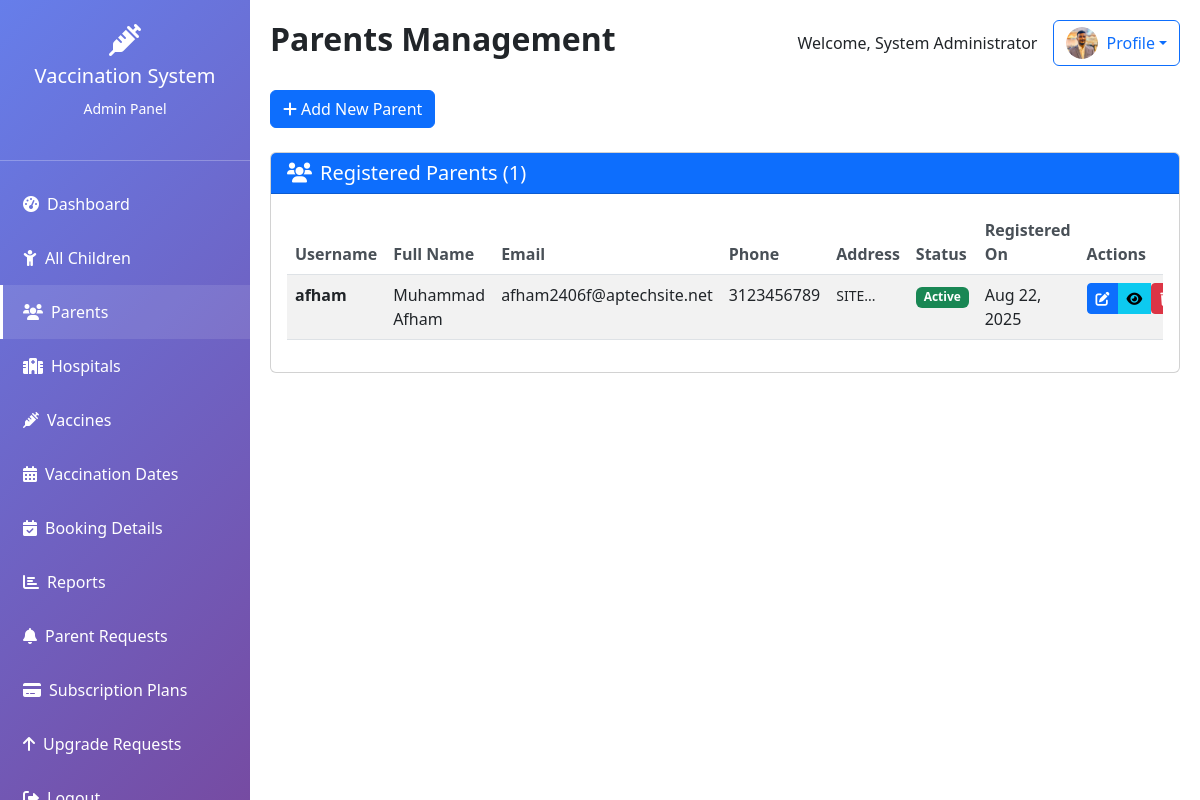
/admin/parents.php (signed in), run on the app's committed database.
### tables this page shows
CREATE TABLE `users` (
  `id` int(11) NOT NULL AUTO_INCREMENT,
  `username` varchar(50) NOT NULL,
  `password` varchar(255) NOT NULL,
  `email` varchar(100) NOT NULL,
  `user_type` enum('admin','parent','hospital') NOT NULL,
  `full_name` varchar(100) NOT NULL,
  `phone` varchar(15) DEFAULT NULL,
  `address` text DEFAULT NULL,
  `profile_picture` varchar(255) DEFAULT NULL,
  `created_at` timestamp NOT NULL DEFAULT current_timestamp(),
  `status` enum('active','inactive') DEFAULT 'active',
  PRIMARY KEY (`id`),
  UNIQUE KEY `username` (`username`),
  UNIQUE KEY `email` (`email`)
);

### admin/parents.php (the view, shortened to what this page needs)
<?php
$database = new Database();
$db = $database->getConnection();
$query = "SELECT * FROM users WHERE user_type = 'parent' ORDER BY created_at DESC";
$stmt = $db->prepare($query);
$stmt->execute();
$parents = $stmt->fetchAll(PDO::FETCH_ASSOC);
$page_heading = "Parents Management";
?>
<div class="d-flex justify-content-between align-items-center mb-4">
    <button class="btn btn-primary" data-bs-toggle="modal" data-bs-target="#addParentModal">
        <i class="fas fa-plus me-1"></i>Add New Parent
    </button>
</div>
<div class="card">
    <div class="card-header bg-primary text-white">
        <h5 class="mb-0"><i class="fas fa-users me-2"></i>Registered Parents (<?php echo count($parents); ?>)</h5>
    </div>
    <div class="card-body">
        <?php if (count($parents) > 0): ?>
            <div class="table-responsive">
                <table class="table table-striped">
                    <thead>
                        <tr>
                            <th>Username</th>
                            <th>Full Name</th>
                            <th>Email</th>
                            <th>Phone</th>
                            <th>Address</th>
                            <th>Status</th>
                            <th>Registered On</th>
                            <th>Actions</th>
                        </tr>
                    </thead>
                    <tbody>
                        <?php foreach ($parents as $parent): ?>
                            <tr>
                                <td>
                                    <strong><?php echo htmlspecialchars($parent['username']); ?></strong>
                                </td>
                                <td><?php echo htmlspecialchars($parent['full_name']); ?></td>
                                <td><?php echo $parent['email']; ?></td>
                                <td><?php echo $parent['phone']; ?></td>
                                <td>
                                    <small><?php echo substr($parent['address'], 0, 50); ?>...</small>
                                </td>
                                <td>
                                    <span class="badge bg-<?php echo $parent['status'] === 'active' ? 'success' : 'secondary'; ?>">
                                        <?php echo ucfirst($parent['status']); ?>
                                    </span>
                                </td>
                                <td><?php echo date('M d, Y', strtotime($parent['created_at'])); ?></td>
                                <td>
                                    <div class="btn-group">
                                        <button class="btn btn-sm btn-primary"
                                                onclick="editParent(<?php echo $parent['id']; ?>)"
                                                title="Edit Parent">
                                            <i class="fas fa-edit"></i>
                                        </button>
                                        <button class="btn btn-sm btn-info"
                                                onclick="viewParent(<?php echo $parent['id']; ?>)"
                                                title="View Details">
                                            <i class="fas fa-eye"></i>
                                        </button>
                                        <form method="POST" style="display:inline;">
                                            <button type="submit" name="delete_parent" class="btn btn-sm btn-danger"
                                                    onclick="return confirm('Are you sure you want to delete this parent?')"
                                                    title="Delete Parent">
                                                <i class="fas fa-trash"></i>
                                            </button>
                                        </form>
                                    </div>
                                </td>
                            </tr>
                        <?php endforeach; ?>
                    </tbody>
                </table>
            </div>
        <?php endif; ?>
    </div>
</div>
<?php
$content = ob_get_clean();
include 'includes/template.php';
?>

### admin/includes/template.php (shortened to what this page needs)
<?php
$database = new Database();
$db = $database->getConnection();
$profile_picture_query = "SELECT profile_picture FROM users WHERE id = :user_id";
$profile_stmt = $db->prepare($profile_picture_query);
$profile_stmt->bindParam(':user_id', $_SESSION['user_id']);
$profile_stmt->execute();
$user_profile = $profile_stmt->fetch(PDO::FETCH_ASSOC);
?>
<!DOCTYPE html>
<html lang="en">
<head>
    <link href="https://cdn.jsdelivr.net/npm/bootstrap@5.3.0/dist/css/bootstrap.min.css" rel="stylesheet">
    <link href="https://cdnjs.cloudflare.com/ajax/libs/font-awesome/6.0.0/css/all.min.css" rel="stylesheet">
</head>
<body>
    <?php include 'sidebar.php'; ?>
    <div class="main-content">
        <div class="d-flex justify-content-between align-items-center mb-4">
            <h2 class="fw-bold"><?php echo isset($page_heading) ? $page_heading : 'Admin Dashboard'; ?></h2>
            <div class="d-flex align-items-center">
                <span class="me-3">Welcome, <?php echo $_SESSION['full_name']; ?></span>
                <div class="dropdown">
                    <button class="btn btn-outline-primary dropdown-toggle d-flex align-items-center" type="button" data-bs-toggle="dropdown">
                        <?php if (!empty($user_profile['profile_picture'])): ?>
                            <img src="../uploads/profile_pictures/<?php echo htmlspecialchars($user_profile['profile_picture']); ?>"
                                 class="rounded-circle me-2"
                                 style="width: 32px; height: 32px; object-fit: cover;"
                                 alt="Profile">
                        <?php else: ?>
                            <i class="fas fa-user me-1"></i>
                        <?php endif; ?>
                        Profile
                    </button>
                </div>
            </div>
        </div>
        <div class="content-area">
            <?php
            if (isset($content)) {
                echo $content;
            }
            ?>
        </div>
    </div>
</body>
</html>

### admin/includes/template.php (style rules this page uses)
.main-content { margin-left: 250px; padding: 20px; min-height: 100vh; }
.table th { border-top: none; font-weight: 600; color: #495057; }

### data on the page
users: profile_picture (picture)
users: username "afham", full_name "Muhammad Afham", email "afham2406f@aptechsite.net", phone "3123456789", address "SITE", status "Active", created_at "Aug 22, 2025"

### other printed values
$page_heading "Parents Management"
$_SESSION['full_name'] "System Administrator"
count($parents) "1"
